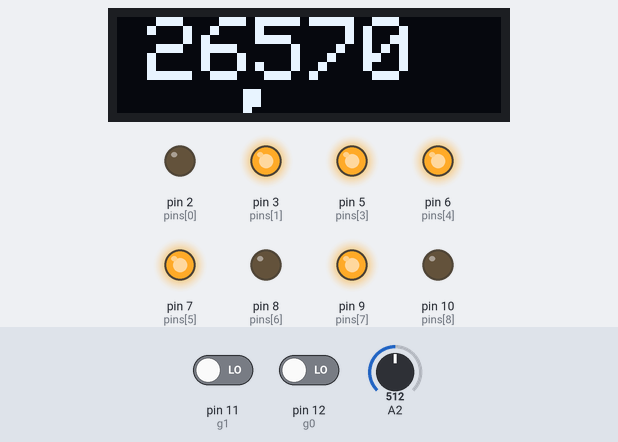
Bench run of a sketch on a simulated Arduino Uno, built with avr-gcc and run on an emulated ATmega328P. Shown: 128×32 one-colour display, output pins drawn as LEDs (lit = HIGH). Dashed ring = blinking. The inputs (shaded band) are chosen by the test bench; at power-on: pin 11 (g1) LOW, pin 12 (g0) LOW, A2 = 512. The display library's start-up logo is not drawn; pins used as bus, display or sensor lines are not drawn.

Above: at 1.2 s.
1.3 s: pin 11 (g1) driven HIGH
At 3.28 s:
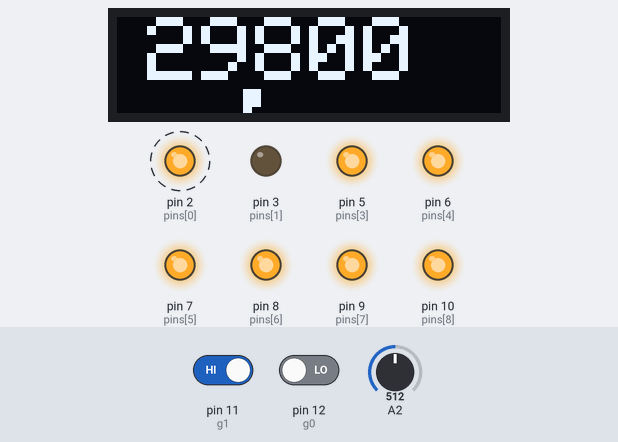
3.6 s: pin 12 (g0) driven HIGH
At 5.88 s:
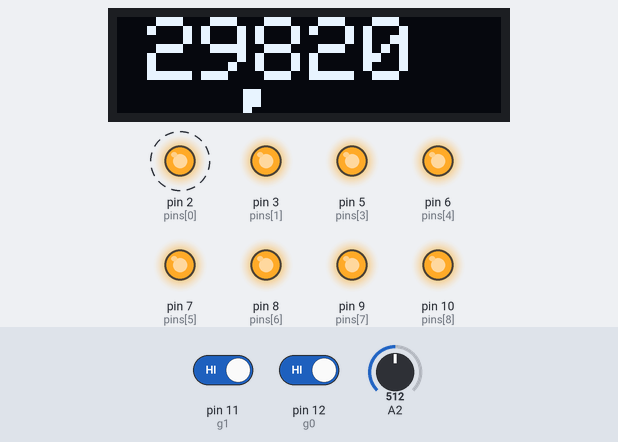
6.6 s: pin 11 (g1) driven LOW
At 7.76 s:
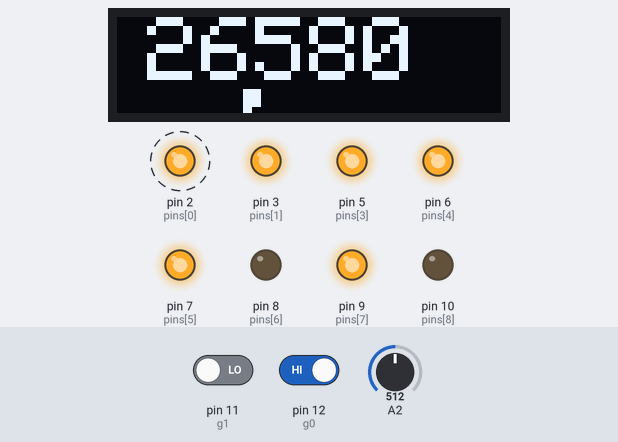
9.0 s: A2 set to 660
At 11.53 s:
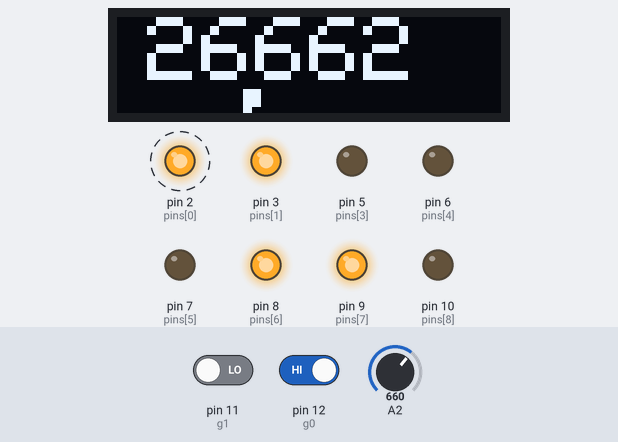
12.0 s: A2 set to 640
At 12.47 s:
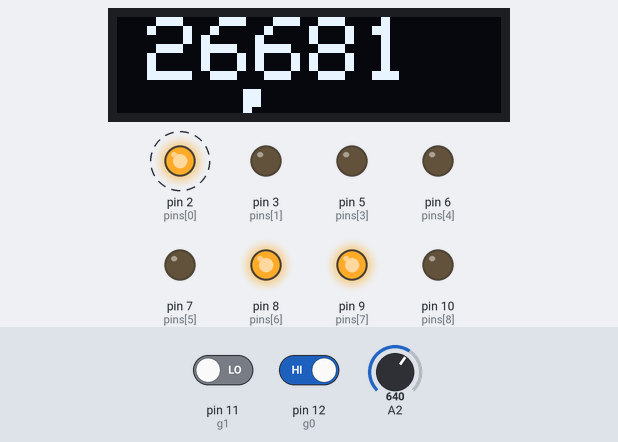
15.0 s: A2 set to 716
At 17.18 s:
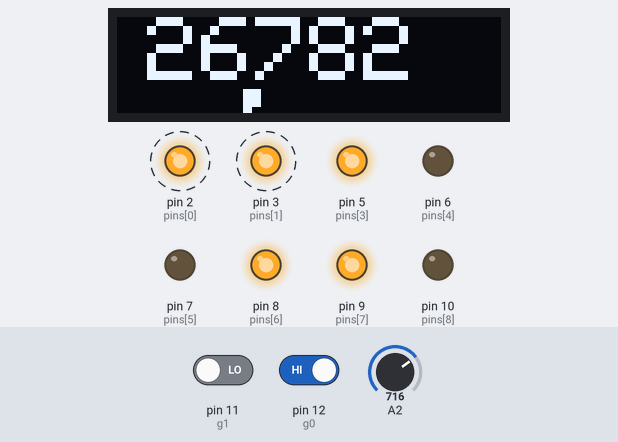
Timing chart, 0 to 23.1 s (numbered marks = the images above; inputs shaded):
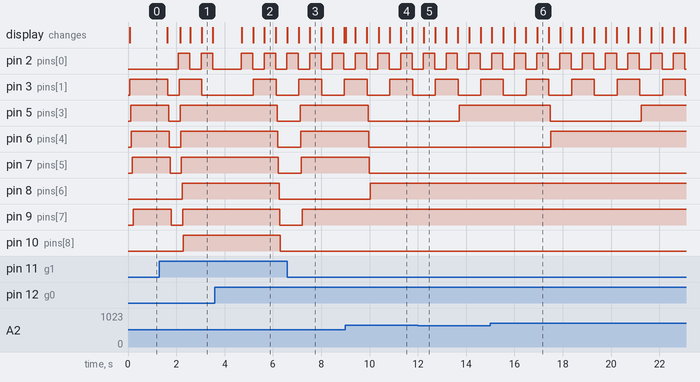

The sketch:

vfoss3600bolfolytonos.ino
```cpp
/*
   MC145106 vfo pll programozasa,
   Kristalyfrekvencia 14010kHz kf 10695kHz
   superstar3600 26605-29815kHz
   oled kijelzö
  + varicap kijezés


*/
#include <SPI.h>
#include <Wire.h>
#include <Adafruit_GFX.h>
#include <Adafruit_SSD1306.h>

#define OLED_RESET 4
Adafruit_SSD1306 display(OLED_RESET);

const int  g0 = 12; // g0+ gomb
const int  g1 = 11; // g1- gomb
const int  numPins = 9;
byte pins[] = {2, 3, 4, 5, 6, 7, 8, 9, 10};
void setup() {
  for (int i = 0; i < numPins; i++)
    pinMode(pins[i], OUTPUT);
  pinMode(g0, INPUT);
  pinMode(g1, INPUT);


// Serial.begin(9600);

  // by default, we'll generate the high voltage from the 3.3v line internally! (neat!)
  display.begin(SSD1306_SWITCHCAPVCC, 0x3C);  // initialize with the I2C addr 0x3C (for the 128x32)
  // init done

  // Show image buffer on the display hardware.
  // Since the buffer is intialized with an Adafruit splashscreen
  // internally, this will display the splashscreen.
  display.display();
//  delay(200);
 // Clear the buffer.
  display.clearDisplay();
  }

int x =186;  //x= g0-g1 vfo szorzo

 int h= ((x* 10)+24705);

int g0State = 0;
int g1State = 0;    // gomb nyomas
int lastg0State = 0;
int lastg1State = 0;// elozo gomb nyomas

void loop() {
  // read the pushbutton input pin:
  g0State = digitalRead(g0);
  g1State = digitalRead(g1);


  // compare the g0State to its previous state
  if (g0State != lastg0State) {
    if (g0State == HIGH) {
      x++;
    }

     delay(250);
  }
  if (g1State != lastg1State) {

    if (g1State == HIGH) {
      x--;
      delay(250);

    }
    if (x< 186){ (x=512) ;}
     if (x>512){ (x=186) ;
    }

  }


  lastg1State = g0State;

  {

    int num = x;  for  ( int i = 0; i < numPins; i++) {
      int state = bitRead(num, i);
      digitalWrite(pins[i], state);
      //Serial.print(state);
       // read the input on analog pin 2:
  int vcb = analogRead(A2); //varicap feszultseg
  // Konvert varikap feszultseg frekvcia vc :
//float  vc = vcb * (100 / 1023.0);
//delay (100);
int ht=0 ; // frekvecia korrekcio
if (vcb<= 28) ht=0;
if (vcb>= 51) ht=1;
if (vcb>= 80) ht=2;
if (vcb>= 118) ht=3;
if (vcb>= 156) ht=4;
if (vcb>= 201) ht=5;
if (vcb>= 250) ht=6;
if (vcb>= 301) ht=7;
if (vcb>= 363) ht=8;
if (vcb>= 425) ht=9;
if (vcb>= 495) ht=10;
if (vcb>= 570) ht=11;
if (vcb>= 650) ht=12;
//if (vcb>= 28) ht=13;

      long h= ((x* 10)+(24700+ht)); // frekvencia kijelzes.


       display.setTextSize(3) ;
  display.setTextColor(WHITE);
  display.setCursor(10,0);
  display.clearDisplay();
 // delay(10);
  display.println(h);
  display.setTextSize(3) ;
  display.print("  '");
  display.display();
  delay(10);
    }
  }


}
```

Measured:
- after the input at 1.3 s, pin 2 (pins[0]): alternates HIGH for 0.47 s and LOW for 0.47 s, starting after 0.79 s; pin 3 (pins[1]): HIGH → LOW after 0.34 s, → HIGH 0.47 s later, → LOW 0.94 s later
- after the input at 3.6 s, pin 5 (pins[3]): HIGH → LOW after 2.6 s instead of 2.3 s; pin 6 (pins[4]), pin 7 (pins[5]): HIGH → LOW after 2.6 s; pin 8 (pins[6]), pin 9 (pins[7]), pin 10 (pins[8]): HIGH → LOW after 2.7 s
- after the input at 6.6 s, pin 5 (pins[3]): LOW → HIGH after 0.52 s; pin 6 (pins[4]): LOW → HIGH after 0.55 s; pin 7 (pins[5]): LOW → HIGH after 0.57 s; pin 9 (pins[7]): LOW → HIGH after 0.62 s
- what the display in image 1 shows lasts 0.5 s, from 3.0 s to 3.5 s
